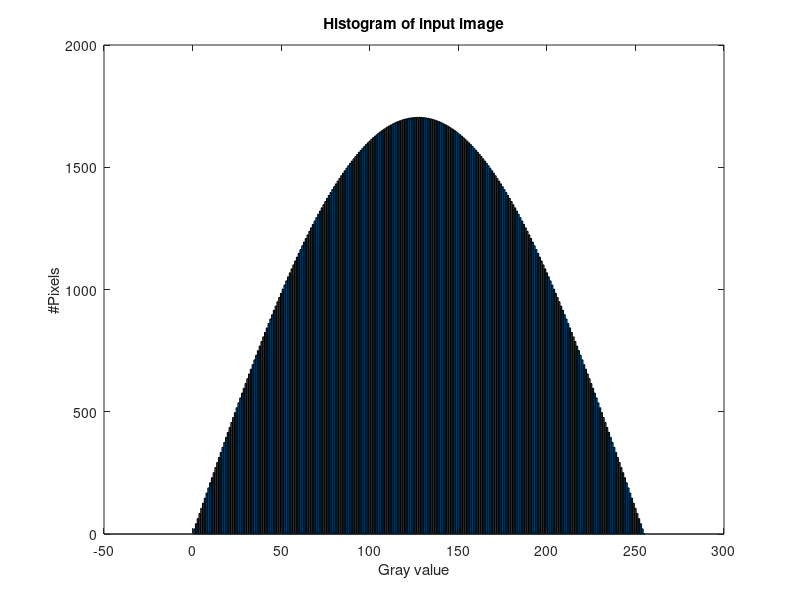
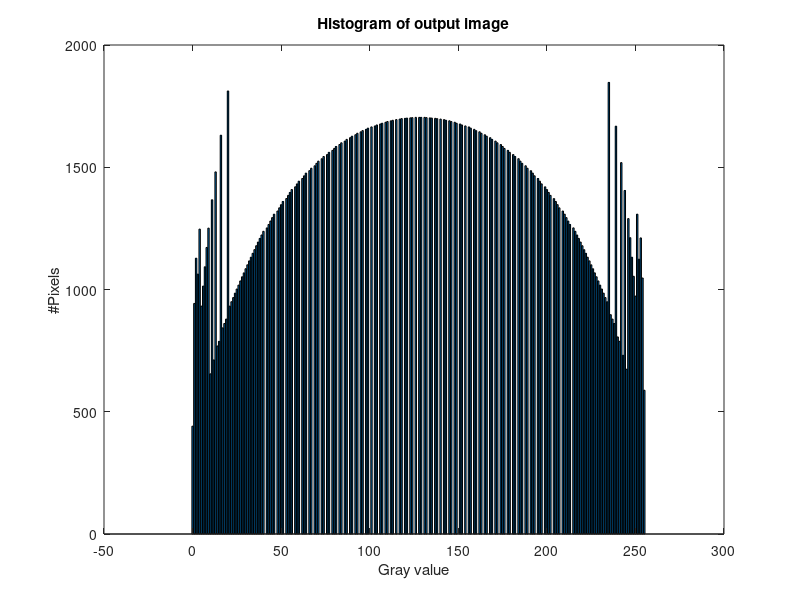

These charts were generated, in order, by the following MATLAB code:
%get L, total number of gray levels, 8 bits
L = 2^8; % 256 grey levels, so it needs to be divided into 256 bins

% H(D)=1704sin(πD/ 255)
x=0:(L-1);
y = 1704*sin(pi*x/255);
bar(x,y);
xlabel('Gray value');
ylabel('#Pixels');
title("Histogram of input image");

% get N, total number of pixels
h = @(x) 1704*sin(pi*x/255);
N = round(integral(h,0,255));

% get each gray level #pixels
n = zeros(1,L);
for i =1:L
    n(i) = round(1704*sin(pi*(i-1)/255));
    %fprintf("i: %d, %d\n",i-1,n(i));
end

% Applying the transforamtion
t = zeros(1,L);
t(1)=n(1);
for i = 2:L
    t(i)=n(i)+t(i-1);
end

s =zeros(1,L);
for i = 1:L
    p = t(i)/N;
    index = round(p*(L-1));
    s(index+1)=s(index+1)+1;
end

% Build output histogram
S =zeros(1,L);
last = 1;
for i=1:L
    num_items = s(i);
    sum = 0;
    if(num_items~=0)
        for j = last:(last+num_items-1)
            sum=sum+n(j);
        end
        S(i) =sum;
    end
    last= last+num_items;
end

figure;
bar(x,S);
xlabel('Gray value');
ylabel('#Pixels');
title("Histogram of output image");